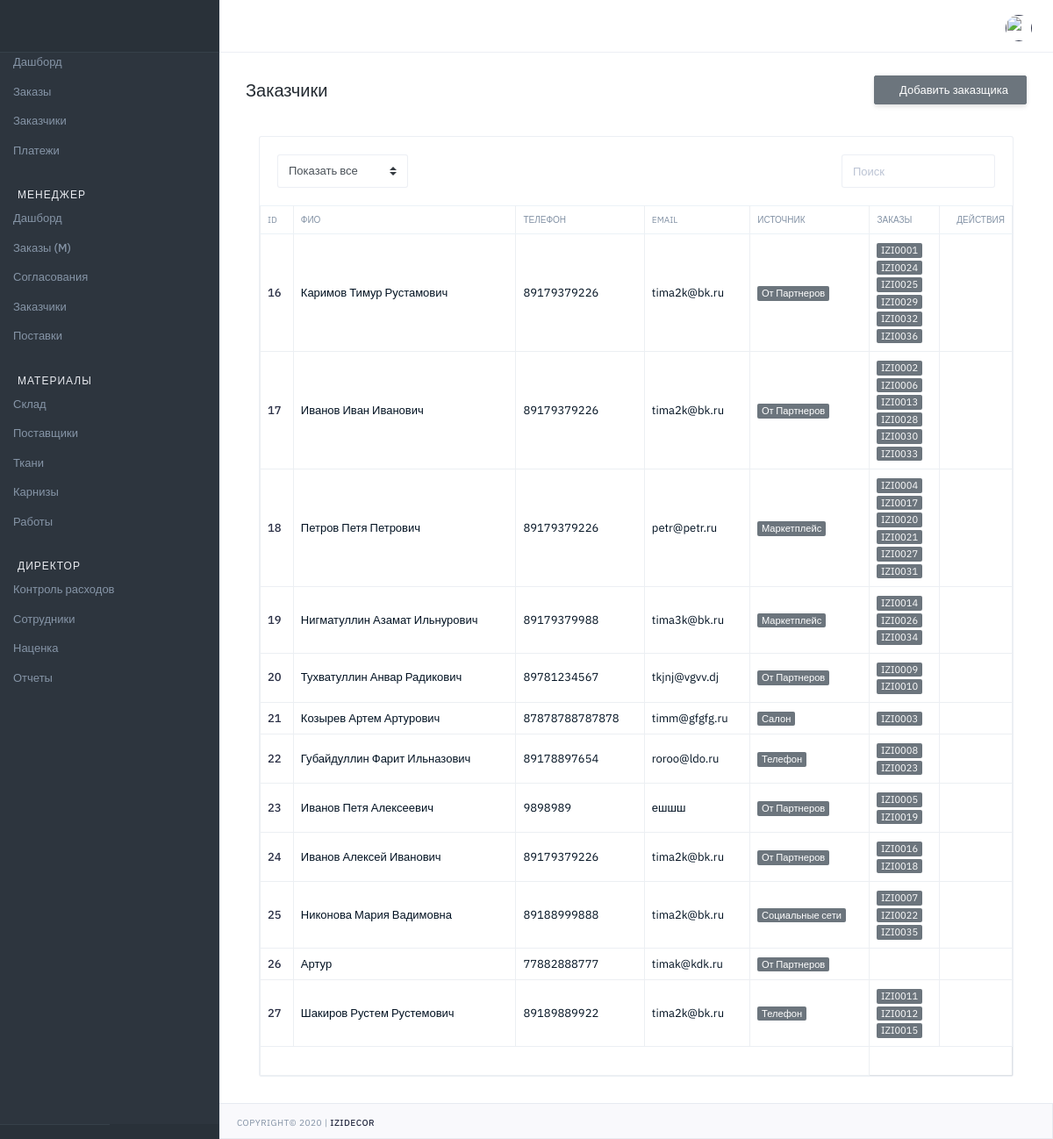
The app's page /izi/customers/list/ (signed in), older data.
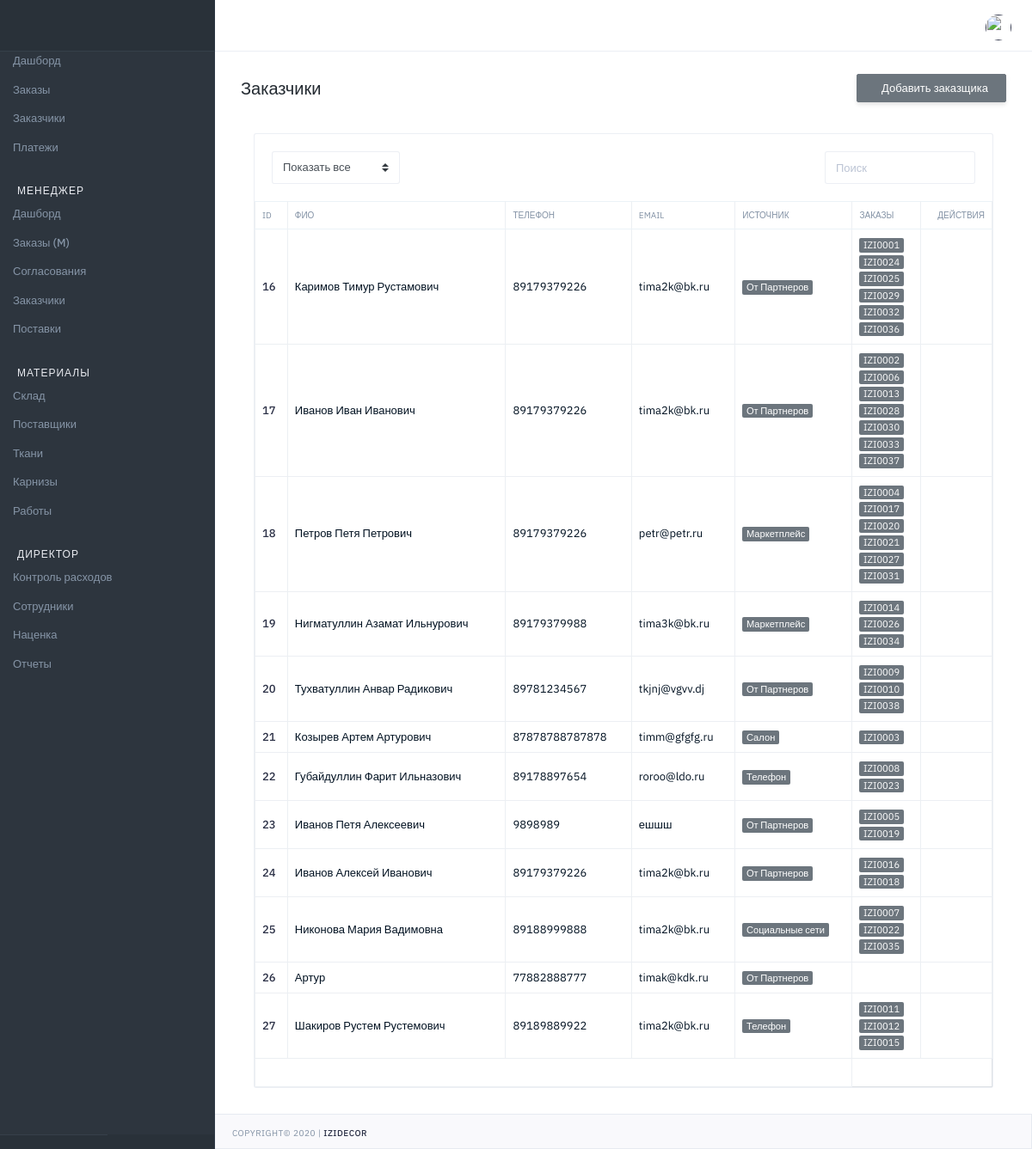
The same page, newer data.
### orders/models.py (models this page shows, shortened)
class Customer(models.Model):
    SOURCE_T = (
        (0, 'От Партнеров'),
        (1, 'Социальные сети'),
        (2, 'Маркетплейс'),
        (3, 'Телефон'),
        (4, 'Салон'),
    )
    order = models.ManyToManyField(Order, verbose_name='Заказ')
    name = models.CharField(verbose_name='ФИО', max_length=100)
    phone = models.CharField(verbose_name='Телефон', max_length=100, blank=True)
    email = models.CharField(verbose_name='email', max_length=100, blank=True)
    address = models.CharField(verbose_name='Адрес', max_length=300, blank=True)
    pass_series = models.CharField(verbose_name='Серия', max_length=10, blank=True)
    pass_number = models.CharField(verbose_name='Номер', max_length=10, blank=True)
    pass_date = models.CharField(verbose_name='Дата выдачи', max_length=10, blank=True)
    pass_issued = models.CharField(verbose_name='Выдан', max_length=300, blank=True)
    source_t = models.IntegerField(verbose_name='Источник', choices=SOURCE_T, default=0)
    user = models.ForeignKey(User, on_delete=models.CASCADE, verbose_name='Пользователь', blank=True, null=True)
    date_created = models.DateTimeField(verbose_name='Дата создания', auto_now_add=True, null=True)

class Order(models.Model):
    STATUS_V = (
        (0, 'Запланирован'),
        (1, 'КП подготовлено'),
        (2, 'КП утверждено'),
        (3, 'Договор подготовлен'),
        (4, 'Договор подписан'),
        (5, 'Аванс получен'),
        (6, 'Материалы заказаны'),
        (7, 'Материалы оплачены'),
        (8, 'Материалы отгружены'),
        (9, 'Работы заказаны'),
        (10, 'Заказ выдан'),
        (11, 'Архив'),
    )
    STATUS_CSS = (
        (0, 'secondary'),
        (1, 'secondary'),
        (2, 'secondary'),
        (3, 'info'),
        (4, 'info'),
        (5, 'primary'),
        (6, 'primary'),
        (7, 'primary'),
        (8, 'primary'),
        (9, 'primary'),
        (10, 'success'),
        (11, 'warning'),
    )
    STATUS_P = (
        (0, 0),
        (1, 10),
        (2, 20),
        (3, 30),
        (4, 40),
        (5, 50),
        (6, 60),
        (7, 70),
        (8, 80),
        (9, 90),
        (10, 100),
        (11, 0)
    )
    STATUS_V_T = (
        (0, 'Не заказаны'),
        (1, 'Заказаны'),
        (2, 'Оплачены'),
        (3, 'Отгружены'),
    )
    STATUS_V_D = (
        (0, 'Нет скидки'),
        (1, 'Не согласована'),
        (2, 'Согласована'),
        (3, 'Отказано'),
    )
    STATUS_V_D2 = (
        (0, 'Нет скидки'),
        (1, 'Ожидание согласования'),
        (2, 'Согласована'),
        (3, 'Отказано'),
        (4, 'Частичное согласование'),
    )
    number = models.CharField(verbose_name='Номер', max_length=100, blank=True, null=True, default=GetCountOrder)
    status = models.IntegerField(verbose_name='Статус', choices=STATUS_V, default=0)
    status_css = models.IntegerField(verbose_name='Статус', choices=STATUS_CSS, default=0)
    progress = models.IntegerField(verbose_name='Прогресс', choices=STATUS_P, default=0)
    textile_state = models.IntegerField(verbose_name='Состояние по текстилю', choices=STATUS_V_T, default=0)
    cornice_state = models.IntegerField(verbose_name='Состояние по карнизам', choices=STATUS_V_T, default=0)
    work_state = models.IntegerField(verbose_name='Состояние по работам', choices=STATUS_V_T, default=0)
    discount_status = models.IntegerField(verbose_name='Общий статус скидки', choices=STATUS_V_D2, default=0)
    discount_t = models.FloatField(verbose_name='Скидка к текстилю', max_length=100, blank=True, null=True, default=1)
    discount_t_s = models.IntegerField(verbose_name='Статус скидки', choices=STATUS_V_D, default=0)
    discount_c = models.FloatField(verbose_name='Скидка к карнизам', max_length=100, blank=True, null=True, default=1)
    discount_c_s = models.IntegerField(verbose_name='Статус скидки', choices=STATUS_V_D, default=0)
    discount_w = models.FloatField(verbose_name='Скидка к работам', max_length=100, blank=True, null=True, default=1)
    discount_w_s = models.IntegerField(verbose_name='Статус скидки', choices=STATUS_V_D, default=0)
    discount_view = models.IntegerField(verbose_name='Просмотр скидки', default=0)
    date_created = models.DateTimeField(verbose_name='Дата создания', auto_now_add=True, null=True)
    date_finished = models.DateField(verbose_name='Дата исполнения', blank=True, null=True)
    user = models.ForeignKey(User, on_delete=models.CASCADE, verbose_name='Пользователь', blank=True, null=True)
    user_view = models.IntegerField(verbose_name='Просмотр', default=0)

### common/views.py (the view)
# urls.py: path('customers/list/', CustomerList, name="customers_list"),
@login_required(login_url='login')
def CustomerList(request):
    qs = Customer.objects.all()
    return render(request, 'common/customers.html', context={'qs': qs})

### main/template_tags/custom_tags.py (called while the page is built)
@register.filter(name='has_group')
def has_group(user, group_name):
    return user.groups.filter(name=group_name).exists()

@register.simple_tag()
def get_new_orders():
    result = Order.objects.filter(status__gte=5, user_view=0).count()
    return result

@register.simple_tag()
def get_discount():
    result = Order.objects.filter(status__lte=3, discount_status=1, discount_view=0).count()
    return result

@register.simple_tag()
def get_finish_orders():
    result = Order.objects.filter(status=9).count()
    return result

### common/templates/common/customers.html (shortened to what this page needs)
{% extends "main/base.html" %}
{% block title_h1 %}Заказчики{% endblock %}
{% block breadcrumb_buttons %}
    <button onclick="location.href='{% url 'common:customer_create' %}'" type="button" class="btn btn-secondary mb-2 mb-md-0 d-none d-lg-block pd-t-6-force pd-b-5-force" >
    Добавить заказщика</button>
{% endblock %}
{% block body_content %}
                     <div class="col-md-12 col-lg-12">
                        <div class="card mg-b-30">
                           <div class="card-body pd-0">
                              <div class="row">
                                 <div class="mg-20 form-inline wd-100p">
                                    <div class="col-sm-6">
                                       <div class="form-group">
                                          <select id="foo-filter-status" class="custom-select">
                                             <option value="">Показать все</option>
                                          </select>
                                       </div>
                                    </div>
                                    <div class="col-sm-6">
                                       <div class="form-group ft-right">
                                          <input id="foo-search" type="text" placeholder="Поиск" class="form-control" autocomplete="off">
                                       </div>
                                    </div>
                                 </div>
                              </div>
                              <table id="foo-filtering" class="table table-bordered table-hover toggle-circle" data-page-size="50">
                                  <thead class="tx-10 tx-uppercase">
                                     <tr>
                                        <th>ID</th>
                                        <th>ФИО</th>
                                        <th>Телефон</th>
                                        <th>email</th>
                                        <th>Источник</th>
                                         <th>Заказы</th>
                                        <th class="tx-right">Действия</th>
                                     </tr>
                                  </thead>
                                 <tbody>
                                    {% for q in qs %}
                                        <tr class="odd gradeX">
                                            <td><a href="">{{q.id}}</a></td>
                                            <td>{{ q.name }}</td>
                                            <td>{{ q.phone }}</td>
                                            <td>{{ q.email }}</td>
                                            <td><span class="badge badge-secondary">{{q.get_source_t_display}}</span></td>
                                            <td>
                                                {% for order in q.order.all %}
                                                    <span class="badge badge-secondary">{{ order.number }}</span><br>
                                                {% endfor %}
                                            </td>
                                            <td class="tx-right">
                                                <a href=""  title="" data-toggle="tooltip" data-original-title="Изменить"></a>
                                            </td>
                                        </tr>
                                    {% endfor %}
                                 </tbody>
                                 <tfoot>
                                    <tr>
                                       <td colspan="5">
                                       </td>
                                    </tr>
                                 </tfoot>
                              </table>
                           </div>
                        </div>
                     </div>
{% endblock %}

Row changes from the older to the newer data that the page shows:
added Order: number "IZI0037", shown under Customer "Иванов Иван Иванович"
added Order: number "IZI0038", shown under Customer "Тухватуллин Анвар Радикович"
